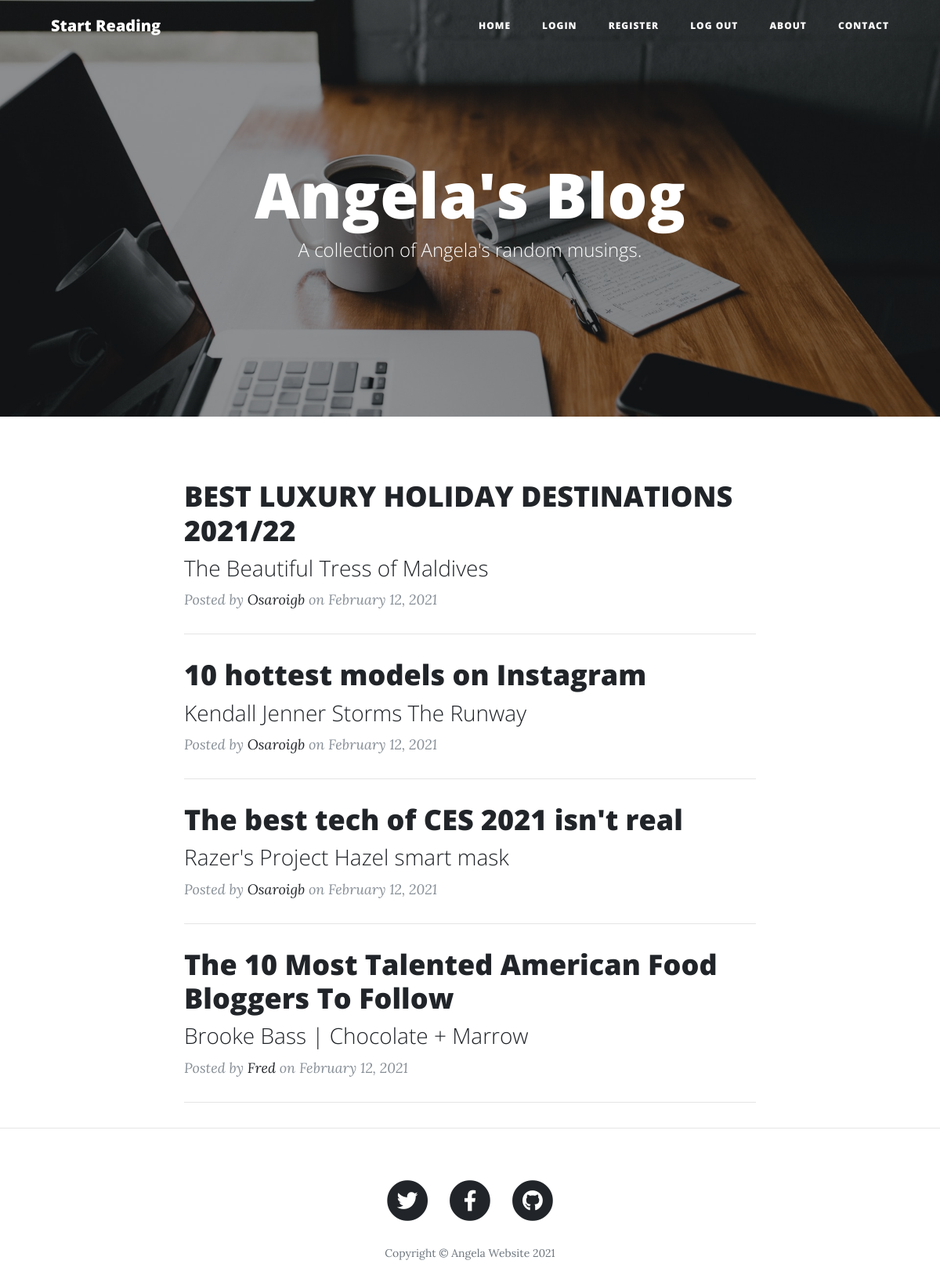
The page / on the database its author committed.
### main.py (models this page shows)
class BlogPost(db.Model):
    __tablename__ = "blog_posts"
    id = db.Column(db.Integer, primary_key=True)
    author_id = db.Column(db.Integer, db.ForeignKey("users.id"))
    author = relationship("User", back_populates="posts")
    title = db.Column(db.String(250), unique=True, nullable=False)
    subtitle = db.Column(db.String(250), nullable=False)
    date = db.Column(db.String(250), nullable=False)
    body = db.Column(db.Text, nullable=False)
    img_url = db.Column(db.String(250), nullable=False)
    comments = relationship("Comment", back_populates="parent_post")

class User(UserMixin, db.Model):
    __tablename__ = "users"
    id = db.Column(db.Integer, primary_key=True)
    email = db.Column(db.String(100), unique=True)
    password = db.Column(db.String(100))
    name = db.Column(db.String(1000))
    posts = relationship("BlogPost", back_populates="author")
    comments = relationship("Comment", back_populates="comment_author")

### main.py (the view)
@app.route("/")
def home():
    posts = BlogPost.query.all()
    return render_template("index.html", all_posts=posts, user=current_user)

### templates/index.html (shortened to what this page needs)
<!DOCTYPE html>
<html lang="en">
  {% include "header.html" %}
  <body>
    <header class="masthead" style="background-image: url('static/img/blog-bg.jpg')">
      <div class="overlay"></div>
      <div class="container">
        <div class="row">
          <div class="col-lg-8 col-md-10 mx-auto">
            <div class="site-heading">
              <h1>Angela's Blog</h1>
              <span class="subheading">A collection of Angela's random musings.</span>
            </div>
          </div>
        </div>
      </div>
    </header>
    <div class="container">
      <div class="row">
        <div class="col-lg-8 col-md-10 mx-auto">
          {% for post in all_posts: %}
            <div class="post-preview">
              <a href="{{ url_for('get_post', index=post.id) }}" target="_blank">
                <h2 class="post-title">{{ post.title }}</h2>
                <h3 class="post-subtitle">{{ post.subtitle }}</h3>
              </a>
              <p class="post-meta">Posted by
                <a href="https://www.londonappbrewery.com/" target="_blank">{{ post.author.name }} </a>
                on {{ post.date }}
              </p>
            </div>
            <hr>
          {% endfor %}
        </div>
      </div>
    </div>
    <hr>
    {% include "footer.html" %}
  </body>
</html>

### templates/header.html (shortened to what this page needs)
<head>
    <link href="{{ url_for('static', filename='vendor/bootstrap/css/bootstrap.min.css') }}" rel="stylesheet">
    <link href="{{ url_for('static', filename='vendor/fontawesome-free/css/all.min.css') }}" rel="stylesheet"
          type="text/css">
    <link href="{{ url_for('static', filename='css/clean-blog.min.css') }}" rel="stylesheet">
</head>
<body>
    <nav class="navbar navbar-expand-lg navbar-light fixed-top" id="mainNav">
      <div class="container">
        <a class="navbar-brand" href="{{ url_for('home') }}"  target="_blank">Start Reading</a>
        <div class="collapse navbar-collapse" id="navbarResponsive">
          <ul class="navbar-nav ml-auto">
            <li class="nav-item">
              <a class="nav-link" href="{{ url_for('home') }}"  target="_blank">Home</a>
            </li>
            {% if not user.is_authenticated: %}
                <li class="nav-item">
                    <a class="nav-link" href="{{ url_for('login') }}">Login</a>
                </li>
                <li class="nav-item">
                  <a class="nav-link" href="{{ url_for('register') }}">Register</a>
                </li>
            {% endif %}
            <li class="nav-item">
              <a class="nav-link" href="{{ url_for('logout') }}">Log Out</a>
            </li>
            <li class="nav-item">
              <a class="nav-link" href="{{ url_for('get_about') }}" target="_blank">About</a>
            </li>
            <li class="nav-item">
              <a class="nav-link" href="{{ url_for('get_contact') }}" target="_blank">Contact</a>
            </li>
          </ul>
        </div>
      </div>
    </nav>
</body>

### templates/footer.html
<footer>
      <div class="container">
        <div class="row">
          <div class="col-lg-8 col-md-10 mx-auto">
            <ul class="list-inline text-center">
              <li class="list-inline-item">
                <a href="https://twitter.com/yu_angela?lang=en" target="_blank">
                  <span class="fa-stack fa-lg">
                    <i class="fas fa-circle fa-stack-2x"></i>
                    <i class="fab fa-twitter fa-stack-1x fa-inverse"></i>
                  </span>
                </a>
              </li>
              <li class="list-inline-item">
                <a href="https://www.facebook.com/angela.yu.522" target="_blank">
                  <span class="fa-stack fa-lg">
                    <i class="fas fa-circle fa-stack-2x"></i>
                    <i class="fab fa-facebook-f fa-stack-1x fa-inverse"></i>
                  </span>
                </a>
              </li>
              <li class="list-inline-item">
                <a href="https://github.com/angelabauer" target="_blank">
                  <span class="fa-stack fa-lg">
                    <i class="fas fa-circle fa-stack-2x"></i>
                    <i class="fab fa-github fa-stack-1x fa-inverse"></i>
                  </span>
                </a>
              </li>
            </ul>
            <p class="copyright text-muted">Copyright &copy; Angela Website 2021</p>
          </div>
        </div>
      </div>
</footer>

### rows shown on the page
BlogPost: title "BEST LUXURY HOLIDAY DESTINATIONS 2021/22", subtitle "The Beautiful Tress of Maldives", author.name "Osaroigb", date "February 12, 2021"
BlogPost: title "10 hottest models on Instagram", subtitle "Kendall Jenner Storms The Runway", author.name "Osaroigb", date "February 12, 2021"
BlogPost: title "The best tech of CES 2021 isn't real", subtitle "Razer's Project Hazel smart mask", author.name "Osaroigb", date "February 12, 2021"
BlogPost: title "The 10 Most Talented American Food Bloggers To Follow", subtitle "Brooke Bass | Chocolate + Marrow", author.name "Fred", date "February 12, 2021"
